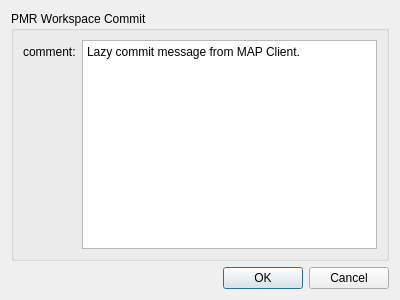
<?xml version="1.0" encoding="UTF-8"?>
<ui version="4.0">
 <class>PMRHgCommitDialog</class>
 <widget class="QDialog" name="PMRHgCommitDialog">
  <property name="geometry">
   <rect>
    <x>0</x>
    <y>0</y>
    <width>400</width>
    <height>300</height>
   </rect>
  </property>
  <property name="windowTitle">
   <string>PMR Workspace Commit</string>
  </property>
  <layout class="QVBoxLayout" name="verticalLayout">
   <item>
    <widget class="QGroupBox" name="groupBox">
     <property name="title">
      <string>PMR Workspace Commit</string>
     </property>
     <layout class="QFormLayout" name="formLayout">
      <property name="fieldGrowthPolicy">
       <enum>QFormLayout::AllNonFixedFieldsGrow</enum>
      </property>
      <item row="0" column="0">
       <widget class="QLabel" name="label_3">
        <property name="text">
         <string>comment:</string>
        </property>
        <property name="buddy">
         <cstring>commentTextEdit</cstring>
        </property>
       </widget>
      </item>
      <item row="0" column="1">
       <widget class="QPlainTextEdit" name="commentTextEdit">
        <property name="plainText">
         <string>Lazy commit message from MAP Client.</string>
        </property>
       </widget>
      </item>
     </layout>
    </widget>
   </item>
   <item>
    <widget class="QDialogButtonBox" name="buttonBox">
     <property name="orientation">
      <enum>Qt::Horizontal</enum>
     </property>
     <property name="standardButtons">
      <set>QDialogButtonBox::Cancel|QDialogButtonBox::Ok</set>
     </property>
    </widget>
   </item>
  </layout>
 </widget>
 <tabstops>
  <tabstop>commentTextEdit</tabstop>
  <tabstop>buttonBox</tabstop>
 </tabstops>
 <resources/>
 <connections>
  <connection>
   <sender>buttonBox</sender>
   <signal>rejected()</signal>
   <receiver>PMRHgCommitDialog</receiver>
   <slot>reject()</slot>
   <hints>
    <hint type="sourcelabel">
     <x>294</x>
     <y>291</y>
    </hint>
    <hint type="destinationlabel">
     <x>286</x>
     <y>274</y>
    </hint>
   </hints>
  </connection>
 </connections>
</ui>
